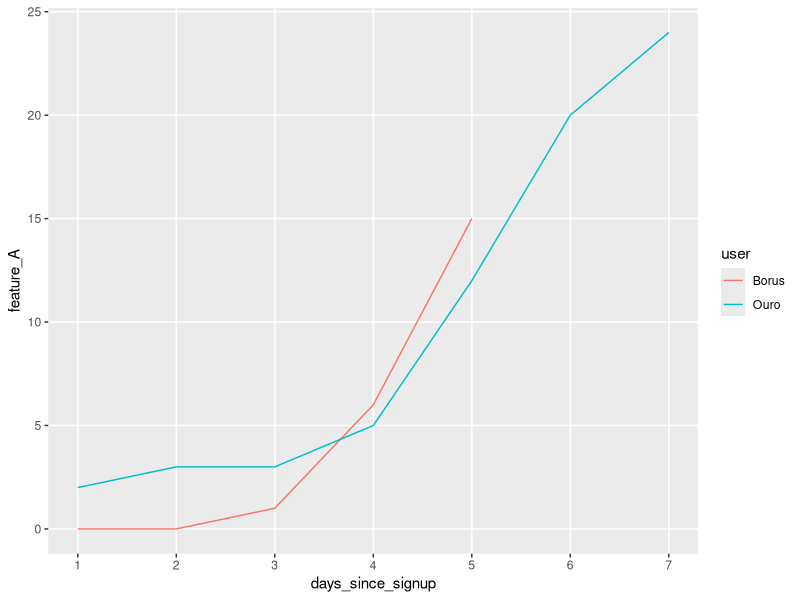

Here is the R script that generated this plot:
## ---- chunk 1
library(knitr)
#opts_knit$set(base.dir = "data_preparation")
## ---- chunk 2
d1=data.frame(user_id=rep(1:10), 
              feature_A=c("yes","yes","yes","no","yes","no","no","no","no","no"),
              full_subscription=c("yes","yes","yes","no","yes","no","no","no","no","no")) 
knitr::kable(d1, digits = 2)
## ---- chunk 3
library(ggplot2)
d4=data.frame(user=c('Ouro','Ouro','Ouro','Ouro','Ouro','Borus','Borus','Borus','Borus','Borus', 'Ouro','Ouro'), days_since_signup=c(1,2,3,4,5,1,2,3,4,5,6,7), feature_A=c(2,3,3,5,12, 0, 0, 1, 6, 15, 20,24), stringsAsFactors = F)
pd4=ggplot(d4, aes(x=days_since_signup, y=feature_A, colour=user)) + geom_line() +  scale_x_continuous(breaks = 1:7) + theme(panel.grid.minor = element_blank())
plot(pd4)
